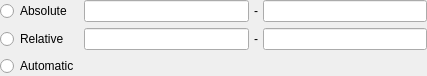
<?xml version="1.0" encoding="UTF-8"?>
<ui version="4.0">
 <class>CurveAxisScaleConfigWidget</class>
 <widget class="QWidget" name="CurveAxisScaleConfigWidget">
  <property name="geometry">
   <rect>
    <x>0</x>
    <y>0</y>
    <width>427</width>
    <height>75</height>
   </rect>
  </property>
  <property name="sizePolicy">
   <sizepolicy hsizetype="Preferred" vsizetype="Preferred">
    <horstretch>0</horstretch>
    <verstretch>0</verstretch>
   </sizepolicy>
  </property>
  <property name="windowTitle">
   <string>Form</string>
  </property>
  <layout class="QGridLayout" name="gridLayout">
   <property name="horizontalSpacing">
    <number>5</number>
   </property>
   <property name="margin">
    <number>0</number>
   </property>
   <item row="0" column="0">
    <widget class="QRadioButton" name="radioButtonAbsolute">
     <property name="toolTip">
      <string>Absolute axis scale</string>
     </property>
     <property name="text">
      <string>Absolute</string>
     </property>
    </widget>
   </item>
   <item row="2" column="0">
    <widget class="QRadioButton" name="radioButtonAuto">
     <property name="toolTip">
      <string>Automatic axis scale</string>
     </property>
     <property name="text">
      <string>Automatic</string>
     </property>
    </widget>
   </item>
   <item row="1" column="0">
    <widget class="QRadioButton" name="radioButtonRelative">
     <property name="toolTip">
      <string>Relative axis scale</string>
     </property>
     <property name="text">
      <string>Relative</string>
     </property>
    </widget>
   </item>
   <item row="0" column="2">
    <widget class="QLabel" name="label">
     <property name="text">
      <string>-</string>
     </property>
     <property name="alignment">
      <set>Qt::AlignCenter</set>
     </property>
    </widget>
   </item>
   <item row="0" column="1">
    <widget class="QLineEdit" name="lineEditAbsoluteMinimum"/>
   </item>
   <item row="0" column="3">
    <widget class="QLineEdit" name="lineEditAbsoluteMaximum"/>
   </item>
   <item row="1" column="1">
    <widget class="QLineEdit" name="lineEditRelativeMinimum"/>
   </item>
   <item row="1" column="3">
    <widget class="QLineEdit" name="lineEditRelativeMaximum"/>
   </item>
   <item row="1" column="2">
    <widget class="QLabel" name="label_2">
     <property name="text">
      <string>-</string>
     </property>
     <property name="alignment">
      <set>Qt::AlignCenter</set>
     </property>
    </widget>
   </item>
  </layout>
 </widget>
 <resources/>
 <connections/>
</ui>
